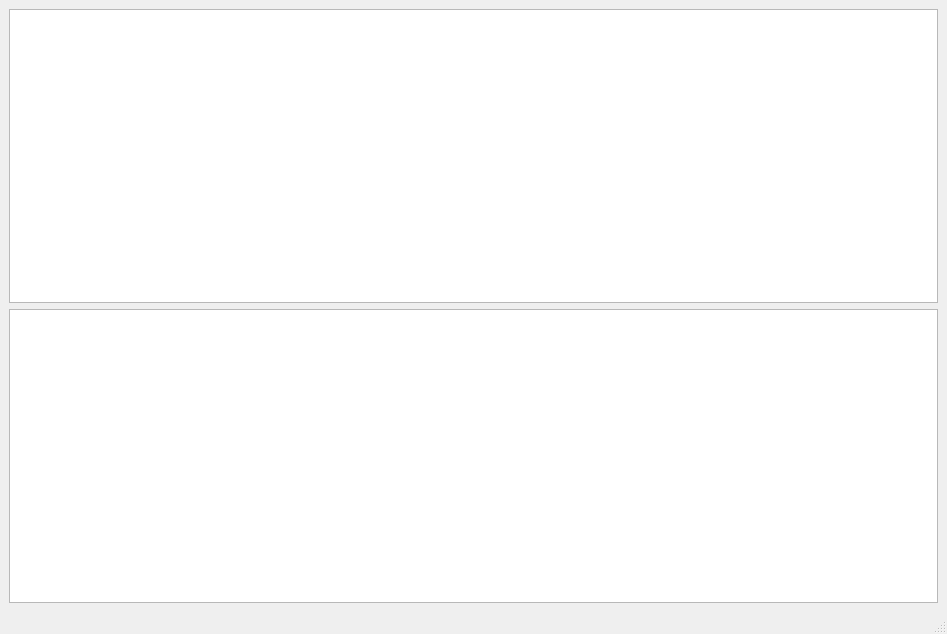
<?xml version="1.0" encoding="UTF-8"?>
<ui version="4.0">
 <class>MainWindow</class>
 <widget class="QMainWindow" name="MainWindow">
  <property name="geometry">
   <rect>
    <x>0</x>
    <y>0</y>
    <width>947</width>
    <height>634</height>
   </rect>
  </property>
  <property name="windowTitle">
   <string>MainWindow</string>
  </property>
  <widget class="QWidget" name="centralwidget">
   <layout class="QVBoxLayout" name="verticalLayout_2">
    <item>
     <widget class="QGraphicsView" name="graphicsView"/>
    </item>
    <item>
     <widget class="QGraphicsView" name="graphicsView_2"/>
    </item>
   </layout>
  </widget>
  <widget class="QMenuBar" name="menubar">
   <property name="geometry">
    <rect>
     <x>0</x>
     <y>0</y>
     <width>947</width>
     <height>26</height>
    </rect>
   </property>
   <property name="defaultUp">
    <bool>false</bool>
   </property>
  </widget>
  <widget class="QStatusBar" name="statusbar">
   <property name="enabled">
    <bool>true</bool>
   </property>
  </widget>
 </widget>
 <resources/>
 <connections/>
</ui>
